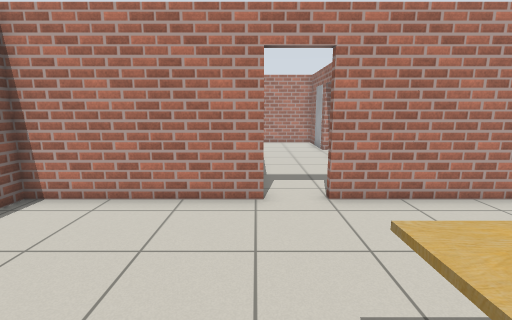
[1] (above)

19 first-person views from a walk through a world built for the Gazebo simulator. The camera is 1.2 m above the floor, tilts 10° down and sees 85° across. The floor is counted in squares, 0.5 m on a side. Each view is taken from the middle of a square. On the plan, view 1 faces up. The plan holds only what a view shows up to about 18 squares ahead; the rest is blank. Robots are left out.

[2]
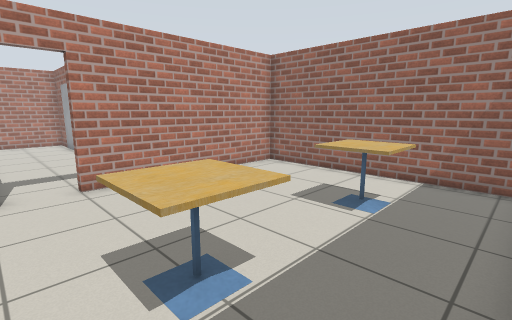

[3]
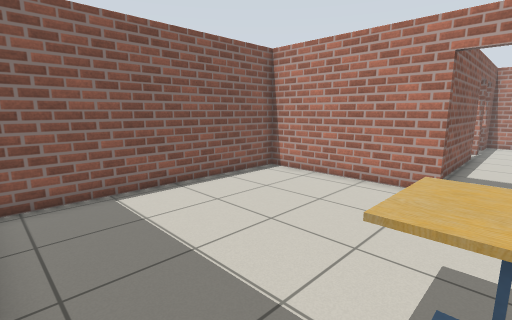

[4]
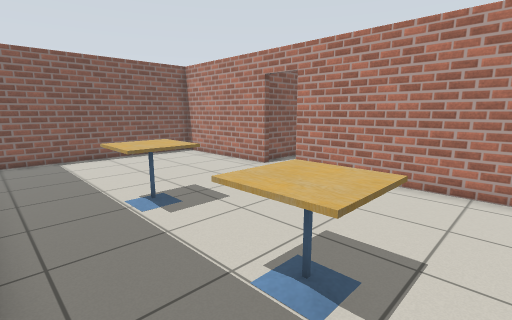

[5]
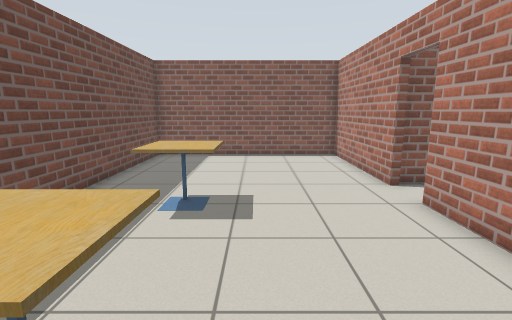

[6]
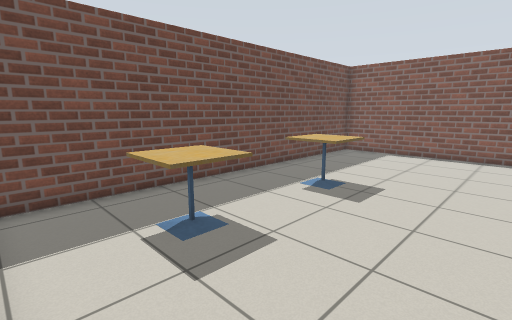

[7]
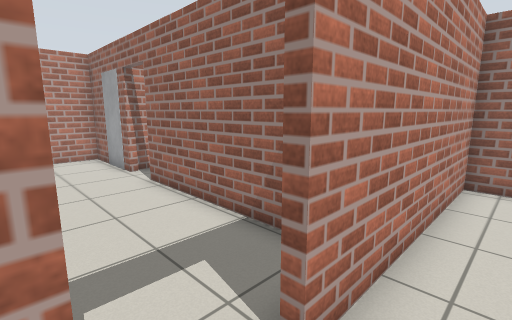

[8]
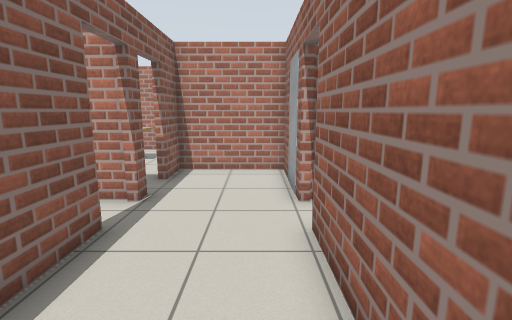

[9]
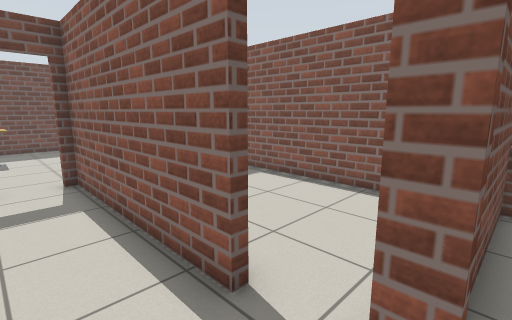

[10]
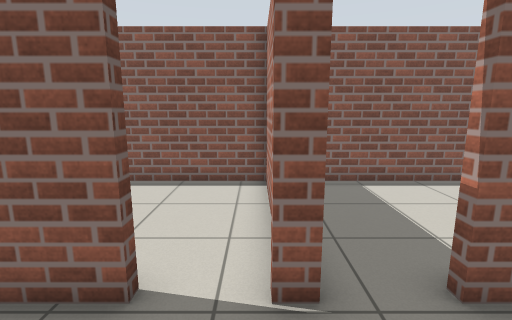

[11]
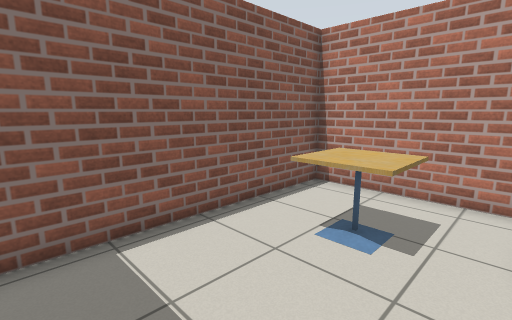

[12]
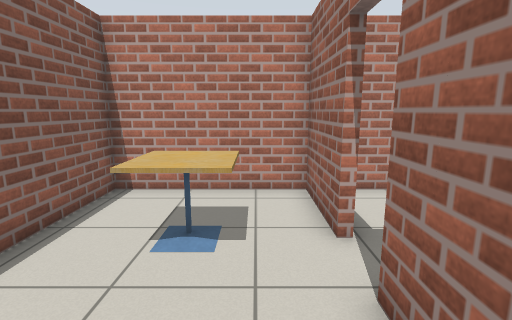

[13]
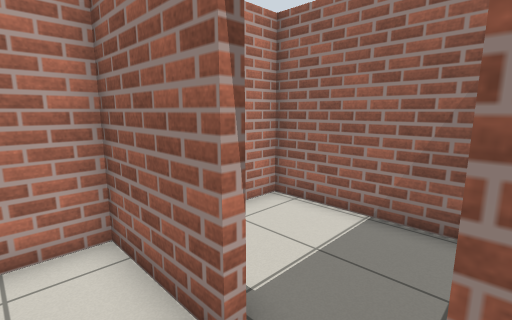

[14]
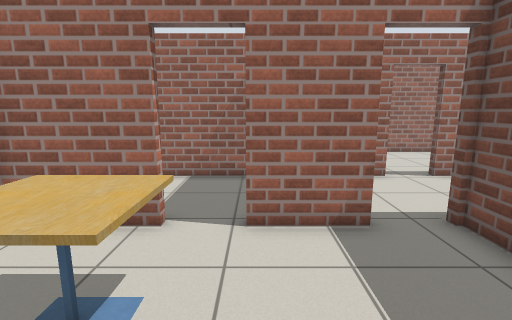

[15]
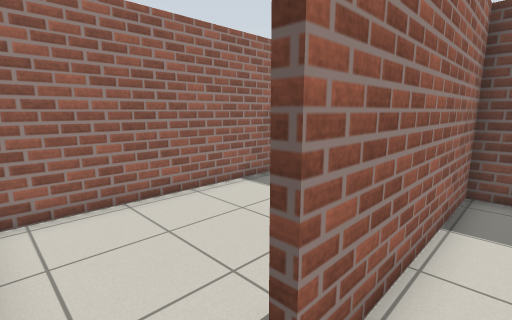

[16]
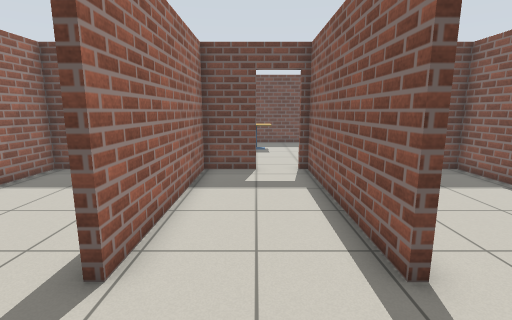

[17]
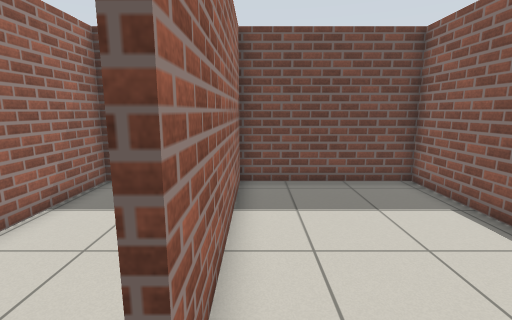

[18]
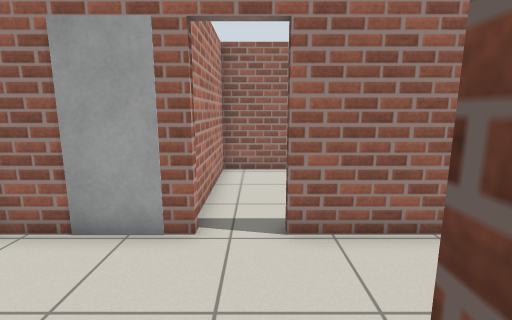

[19]
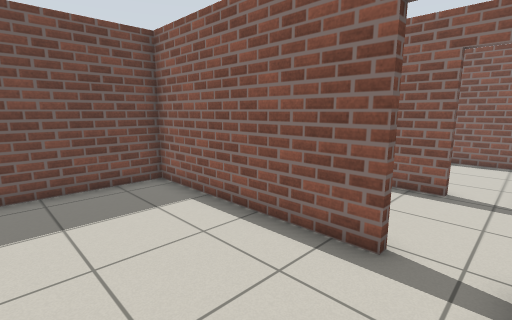

### Floor plan
Points are (right, up) in squares from view 1. A wall is a line through its corners. A room is listed if a view was taken in it or the views show most of it. See-through windows are left out.
Room 1 (views 1, 2, 3, 4, 5, 6, 7)
walls: (0.2, 7.4) (-6.3, 7.4) (-6.3, -2.3) (9.9, -2.3); (10.3, -1.8) (10.3, 7.4) (2, 7.4)
ways out: open door at (1.5, 7.5) to room 2
objects: cafe table (1, 0) to (3, 2); cafe table (6, 0) to (8, 2)
Room 2 (views 8, 9, 10, 15, 16)
walls: (-0.2, 15.5) (-0.2, 7.7); (4.2, 17.3) (4.2, 17.9); (-0.2, 17.6) (-0.2, 17.3); (4.2, 19.5) (4.2, 21.4) (-0.2, 21.4) (-0.2, 19.5); (2, 7.7) (4.2, 7.7) (4.2, 15.5)
ways out: open door at (1.5, 7.5) to room 1; open door at (0, 17.5) to room 4; open door at (4, 16.5) to room 5
Room 3 (views 11, 12, 13, 14)
walls: (-0.4, 23.9) (-0.4, 27.3) (-6.3, 27.3) (-6.3, 17.6) (-0.2, 17.6); (-0.4, 19.5) (-0.4, 22.3)
ways out: open door at (0, 23.5) to room 6
objects: cafe table (-4, 23) to (-3, 25)
Room 4 (views 17, 18)
walls: (-3, 17.3) (-6.3, 17.3) (-6.3, 7.7) (-0.4, 7.7) (-0.4, 15.5); (-0.2, 17.3) (-1.4, 17.3)
ways out: open door at (0, 17.5) to room 2
Room 5 (view 19)
walls: (4.4, 15.5) (4.4, 7.7) (10.3, 7.7) (10.3, 17.3) (4.2, 17.3)
ways out: open door at (4, 16.5) to room 2
Room 6 (no view inside)
walls: (4.2, 22.3) (4.2, 27.3) (1, 27.3)
ways out: open door at (0, 23.5) to room 3

Where each view was taken, in squares from view 1:
view 1: 0 up, 0 right, facing up
view 2: 2 down, 0 right, facing up-right
view 3: 2 down, 2 right, facing up-left
view 4: 2 down, 9 right, facing up-left
view 5: 3 up, 9 right, facing left
view 6: 6 up, 10 right, facing down-left
view 7: 6 up, 0 right, facing up-right
view 8: 10 up, 3 right, facing up
view 9: 18 up, 2 right, facing down-left
view 10: 17 up, 3 right, facing left
view 11: 19 up, 1 left, facing up-left
view 12: 19 up, 2 left, facing up
view 13: 22 up, 2 left, facing up-right
view 14: 22 up, 6 left, facing right
view 15: 17 up, 3 right, facing down-right
view 16: 19 up, 2 right, facing down
view 17: 17 up, 1 left, facing down
view 18: 16 up, 1 left, facing right
view 19: 17 up, 9 right, facing down-left
